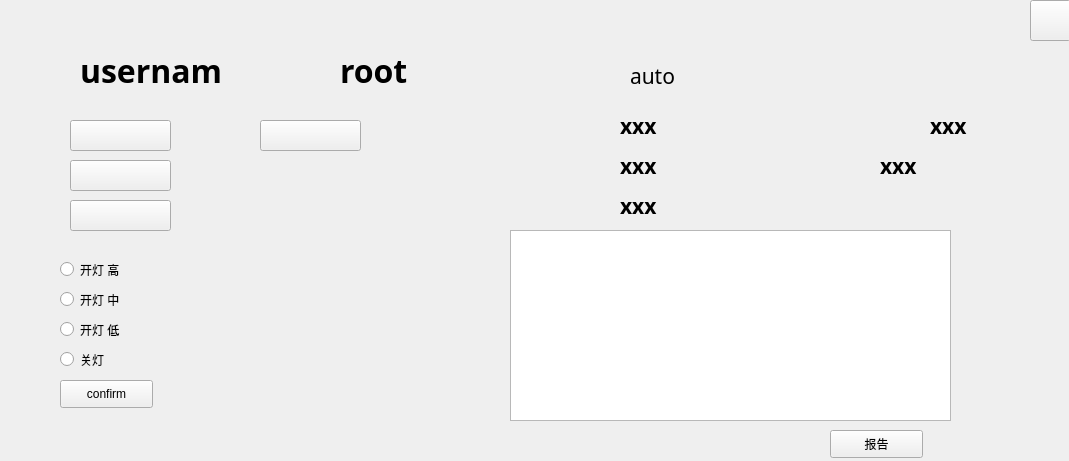
<?xml version="1.0" encoding="UTF-8"?>
<ui version="4.0">
 <class>Form</class>
 <widget class="QWidget" name="Form">
  <property name="geometry">
   <rect>
    <x>0</x>
    <y>0</y>
    <width>1069</width>
    <height>461</height>
   </rect>
  </property>
  <property name="windowTitle">
   <string>Form</string>
  </property>
  <property name="windowIcon">
   <iconset resource="res.qrc">
    <normaloff>:/res/icon.png</normaloff>:/res/icon.png</iconset>
  </property>
  <widget class="QLabel" name="title_pic">
   <property name="geometry">
    <rect>
     <x>430</x>
     <y>10</y>
     <width>201</width>
     <height>31</height>
    </rect>
   </property>
   <property name="styleSheet">
    <string notr="true">image: url(:/res/main_ctr.png);</string>
   </property>
   <property name="text">
    <string/>
   </property>
  </widget>
  <widget class="QLabel" name="user_pic">
   <property name="geometry">
    <rect>
     <x>20</x>
     <y>60</y>
     <width>41</width>
     <height>31</height>
    </rect>
   </property>
   <property name="styleSheet">
    <string notr="true">image: url(:/res/user.png);</string>
   </property>
   <property name="text">
    <string/>
   </property>
  </widget>
  <widget class="QPushButton" name="exit_btn">
   <property name="geometry">
    <rect>
     <x>1030</x>
     <y>0</y>
     <width>41</width>
     <height>41</height>
    </rect>
   </property>
   <property name="cursor">
    <cursorShape>PointingHandCursor</cursorShape>
   </property>
   <property name="styleSheet">
    <string notr="true">border-image: url(:/res/exit.png);</string>
   </property>
   <property name="text">
    <string/>
   </property>
  </widget>
  <widget class="QLabel" name="username">
   <property name="geometry">
    <rect>
     <x>80</x>
     <y>50</y>
     <width>141</width>
     <height>41</height>
    </rect>
   </property>
   <property name="font">
    <font>
     <family>Agency FB</family>
     <pointsize>24</pointsize>
     <weight>75</weight>
     <bold>true</bold>
    </font>
   </property>
   <property name="text">
    <string>username</string>
   </property>
  </widget>
  <widget class="QLabel" name="user_pic_2">
   <property name="geometry">
    <rect>
     <x>280</x>
     <y>60</y>
     <width>41</width>
     <height>31</height>
    </rect>
   </property>
   <property name="styleSheet">
    <string notr="true">image: url(:/res/id.png);</string>
   </property>
   <property name="text">
    <string/>
   </property>
  </widget>
  <widget class="QLabel" name="isroot">
   <property name="geometry">
    <rect>
     <x>340</x>
     <y>50</y>
     <width>141</width>
     <height>41</height>
    </rect>
   </property>
   <property name="font">
    <font>
     <family>Agency FB</family>
     <pointsize>24</pointsize>
     <weight>75</weight>
     <bold>true</bold>
    </font>
   </property>
   <property name="text">
    <string>root</string>
   </property>
  </widget>
  <widget class="QLabel" name="mode_now">
   <property name="geometry">
    <rect>
     <x>630</x>
     <y>60</y>
     <width>111</width>
     <height>31</height>
    </rect>
   </property>
   <property name="font">
    <font>
     <family>Agency FB</family>
     <pointsize>16</pointsize>
     <weight>50</weight>
     <bold>false</bold>
    </font>
   </property>
   <property name="text">
    <string>auto</string>
   </property>
  </widget>
  <widget class="QLabel" name="mode_word">
   <property name="geometry">
    <rect>
     <x>490</x>
     <y>60</y>
     <width>131</width>
     <height>31</height>
    </rect>
   </property>
   <property name="styleSheet">
    <string notr="true">image: url(:/res/mode.png);</string>
   </property>
   <property name="text">
    <string/>
   </property>
  </widget>
  <widget class="QPushButton" name="auto_btn">
   <property name="geometry">
    <rect>
     <x>70</x>
     <y>120</y>
     <width>101</width>
     <height>31</height>
    </rect>
   </property>
   <property name="cursor">
    <cursorShape>PointingHandCursor</cursorShape>
   </property>
   <property name="styleSheet">
    <string notr="true">border-image: url(:/res/auto_word.png);</string>
   </property>
   <property name="text">
    <string/>
   </property>
  </widget>
  <widget class="QPushButton" name="recycle_btn">
   <property name="geometry">
    <rect>
     <x>70</x>
     <y>160</y>
     <width>101</width>
     <height>31</height>
    </rect>
   </property>
   <property name="cursor">
    <cursorShape>PointingHandCursor</cursorShape>
   </property>
   <property name="styleSheet">
    <string notr="true">border-image: url(:/res/recycle_word.png);</string>
   </property>
   <property name="text">
    <string/>
   </property>
  </widget>
  <widget class="QPushButton" name="setting_btn">
   <property name="geometry">
    <rect>
     <x>70</x>
     <y>200</y>
     <width>101</width>
     <height>31</height>
    </rect>
   </property>
   <property name="cursor">
    <cursorShape>PointingHandCursor</cursorShape>
   </property>
   <property name="styleSheet">
    <string notr="true">border-image: url(:/res/setting_word.png);</string>
   </property>
   <property name="text">
    <string/>
   </property>
  </widget>
  <widget class="QLabel" name="auto_pic">
   <property name="geometry">
    <rect>
     <x>30</x>
     <y>120</y>
     <width>31</width>
     <height>31</height>
    </rect>
   </property>
   <property name="font">
    <font>
     <family>Agency FB</family>
     <pointsize>24</pointsize>
     <weight>75</weight>
     <bold>true</bold>
    </font>
   </property>
   <property name="styleSheet">
    <string notr="true">image: url(:/res/auto.png);</string>
   </property>
   <property name="text">
    <string/>
   </property>
  </widget>
  <widget class="QLabel" name="rc_pic">
   <property name="geometry">
    <rect>
     <x>30</x>
     <y>160</y>
     <width>31</width>
     <height>31</height>
    </rect>
   </property>
   <property name="font">
    <font>
     <family>Agency FB</family>
     <pointsize>24</pointsize>
     <weight>75</weight>
     <bold>true</bold>
    </font>
   </property>
   <property name="styleSheet">
    <string notr="true">image: url(:/res/recycle.png);</string>
   </property>
   <property name="text">
    <string/>
   </property>
  </widget>
  <widget class="QLabel" name="set_pic">
   <property name="geometry">
    <rect>
     <x>30</x>
     <y>200</y>
     <width>31</width>
     <height>31</height>
    </rect>
   </property>
   <property name="font">
    <font>
     <family>Agency FB</family>
     <pointsize>24</pointsize>
     <weight>75</weight>
     <bold>true</bold>
    </font>
   </property>
   <property name="styleSheet">
    <string notr="true">image: url(:/res/settings.png);</string>
   </property>
   <property name="text">
    <string/>
   </property>
  </widget>
  <widget class="QLabel" name="set_pic_2">
   <property name="geometry">
    <rect>
     <x>960</x>
     <y>330</y>
     <width>91</width>
     <height>141</height>
    </rect>
   </property>
   <property name="font">
    <font>
     <family>Agency FB</family>
     <pointsize>24</pointsize>
     <weight>75</weight>
     <bold>true</bold>
    </font>
   </property>
   <property name="styleSheet">
    <string notr="true">image: url(:/res/K713/png/1 (17).png);</string>
   </property>
   <property name="text">
    <string/>
   </property>
  </widget>
  <widget class="QRadioButton" name="radio3">
   <property name="geometry">
    <rect>
     <x>60</x>
     <y>260</y>
     <width>115</width>
     <height>19</height>
    </rect>
   </property>
   <property name="acceptDrops">
    <bool>false</bool>
   </property>
   <property name="text">
    <string>开灯 高</string>
   </property>
  </widget>
  <widget class="QRadioButton" name="radio1">
   <property name="geometry">
    <rect>
     <x>60</x>
     <y>320</y>
     <width>115</width>
     <height>19</height>
    </rect>
   </property>
   <property name="text">
    <string>开灯 低</string>
   </property>
  </widget>
  <widget class="QRadioButton" name="radio2">
   <property name="geometry">
    <rect>
     <x>60</x>
     <y>290</y>
     <width>115</width>
     <height>19</height>
    </rect>
   </property>
   <property name="text">
    <string>开灯 中</string>
   </property>
  </widget>
  <widget class="QRadioButton" name="radio0">
   <property name="geometry">
    <rect>
     <x>60</x>
     <y>350</y>
     <width>115</width>
     <height>19</height>
    </rect>
   </property>
   <property name="text">
    <string>关灯</string>
   </property>
  </widget>
  <widget class="QPushButton" name="confirm_Btn">
   <property name="geometry">
    <rect>
     <x>60</x>
     <y>380</y>
     <width>93</width>
     <height>28</height>
    </rect>
   </property>
   <property name="cursor">
    <cursorShape>PointingHandCursor</cursorShape>
   </property>
   <property name="text">
    <string>confirm</string>
   </property>
  </widget>
  <widget class="QLabel" name="light_word">
   <property name="geometry">
    <rect>
     <x>490</x>
     <y>150</y>
     <width>131</width>
     <height>31</height>
    </rect>
   </property>
   <property name="styleSheet">
    <string notr="true">image: url(:/res/light_level.png);</string>
   </property>
   <property name="text">
    <string/>
   </property>
  </widget>
  <widget class="QLabel" name="red_word_3">
   <property name="geometry">
    <rect>
     <x>490</x>
     <y>190</y>
     <width>131</width>
     <height>31</height>
    </rect>
   </property>
   <property name="styleSheet">
    <string notr="true">image: url(:/res/red_word.png);</string>
   </property>
   <property name="text">
    <string/>
   </property>
  </widget>
  <widget class="QLabel" name="light_now">
   <property name="geometry">
    <rect>
     <x>620</x>
     <y>150</y>
     <width>141</width>
     <height>31</height>
    </rect>
   </property>
   <property name="font">
    <font>
     <family>Agency FB</family>
     <pointsize>16</pointsize>
     <weight>75</weight>
     <bold>true</bold>
    </font>
   </property>
   <property name="text">
    <string>xxx</string>
   </property>
  </widget>
  <widget class="QLabel" name="red_now">
   <property name="geometry">
    <rect>
     <x>620</x>
     <y>190</y>
     <width>131</width>
     <height>31</height>
    </rect>
   </property>
   <property name="font">
    <font>
     <family>Agency FB</family>
     <pointsize>16</pointsize>
     <weight>75</weight>
     <bold>true</bold>
    </font>
   </property>
   <property name="text">
    <string>xxx</string>
   </property>
  </widget>
  <widget class="QPushButton" name="dialog_btn">
   <property name="geometry">
    <rect>
     <x>260</x>
     <y>120</y>
     <width>101</width>
     <height>31</height>
    </rect>
   </property>
   <property name="cursor">
    <cursorShape>PointingHandCursor</cursorShape>
   </property>
   <property name="styleSheet">
    <string notr="true">border-image: url(:/res/dialog.png);</string>
   </property>
   <property name="text">
    <string/>
   </property>
  </widget>
  <widget class="QLabel" name="is_connet_word">
   <property name="geometry">
    <rect>
     <x>760</x>
     <y>100</y>
     <width>161</width>
     <height>51</height>
    </rect>
   </property>
   <property name="styleSheet">
    <string notr="true">image: url(:/res/is_connect.png);</string>
   </property>
   <property name="text">
    <string/>
   </property>
  </widget>
  <widget class="QLabel" name="is_connet">
   <property name="geometry">
    <rect>
     <x>930</x>
     <y>110</y>
     <width>131</width>
     <height>31</height>
    </rect>
   </property>
   <property name="font">
    <font>
     <family>Agency FB</family>
     <pointsize>16</pointsize>
     <weight>75</weight>
     <bold>true</bold>
    </font>
   </property>
   <property name="text">
    <string>xxx</string>
   </property>
  </widget>
  <widget class="QLabel" name="is_brocken_word">
   <property name="geometry">
    <rect>
     <x>750</x>
     <y>150</y>
     <width>131</width>
     <height>31</height>
    </rect>
   </property>
   <property name="styleSheet">
    <string notr="true">image: url(:/res/is_broken.png);</string>
   </property>
   <property name="text">
    <string/>
   </property>
  </widget>
  <widget class="QLabel" name="brocken_state">
   <property name="geometry">
    <rect>
     <x>880</x>
     <y>150</y>
     <width>131</width>
     <height>31</height>
    </rect>
   </property>
   <property name="font">
    <font>
     <family>Agency FB</family>
     <pointsize>16</pointsize>
     <weight>75</weight>
     <bold>true</bold>
    </font>
   </property>
   <property name="text">
    <string>xxx</string>
   </property>
  </widget>
  <widget class="QLabel" name="light_word_2">
   <property name="geometry">
    <rect>
     <x>490</x>
     <y>110</y>
     <width>131</width>
     <height>31</height>
    </rect>
   </property>
   <property name="styleSheet">
    <string notr="true">image: url(:/res/env_level.png);</string>
   </property>
   <property name="text">
    <string/>
   </property>
  </widget>
  <widget class="QLabel" name="env_now">
   <property name="geometry">
    <rect>
     <x>620</x>
     <y>110</y>
     <width>141</width>
     <height>31</height>
    </rect>
   </property>
   <property name="font">
    <font>
     <family>Agency FB</family>
     <pointsize>16</pointsize>
     <weight>75</weight>
     <bold>true</bold>
    </font>
   </property>
   <property name="text">
    <string>xxx</string>
   </property>
  </widget>
  <widget class="QListWidget" name="listWidget">
   <property name="geometry">
    <rect>
     <x>510</x>
     <y>230</y>
     <width>441</width>
     <height>191</height>
    </rect>
   </property>
  </widget>
  <widget class="QTextEdit" name="textEdit">
   <property name="geometry">
    <rect>
     <x>510</x>
     <y>230</y>
     <width>441</width>
     <height>191</height>
    </rect>
   </property>
  </widget>
  <widget class="QPushButton" name="send_btn">
   <property name="geometry">
    <rect>
     <x>830</x>
     <y>430</y>
     <width>93</width>
     <height>28</height>
    </rect>
   </property>
   <property name="text">
    <string>报告</string>
   </property>
  </widget>
 </widget>
 <resources>
  <include location="res.qrc"/>
 </resources>
 <connections/>
</ui>
